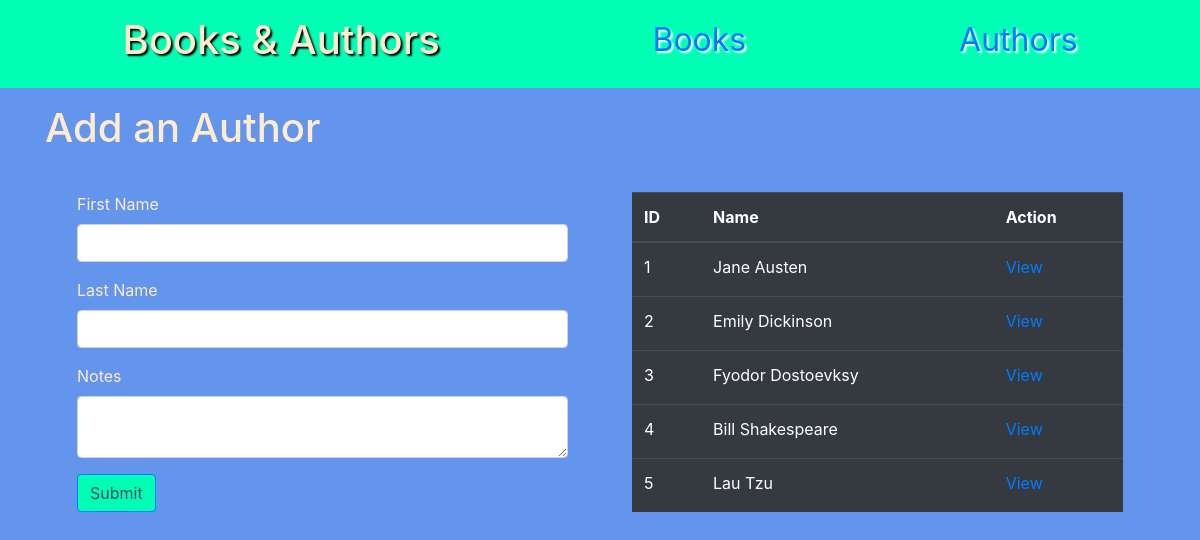
Page /authors on the earlier database version.
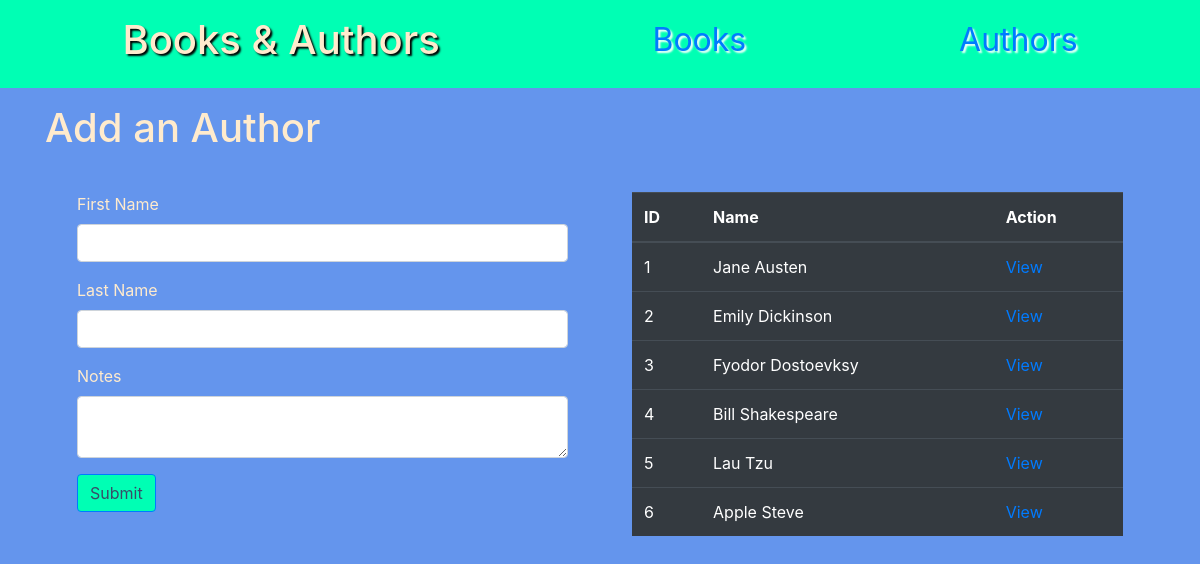
Same page on the later database version.
### books_authors_app/models.py (models this page shows)
class Author(models.Model):
    first_name = models.CharField(max_length = 45)
    last_name = models.CharField(max_length = 45)
    notes = models.TextField()
    books = models.ManyToManyField(Book, related_name = 'authors')
    created_at = models.DateTimeField(auto_now_add = True)
    updated_at = models.DateTimeField(auto_now = True)
    @property
    def full_name(self):
        return f"{self.first_name} {self.last_name}"

### books_authors_app/views.py (the view)
# urls.py: path('authors', views.authors),
def authors(request):
    return render(request, 'authors.html', {"authors": Author.objects.all()})

### books_authors_app/templates/authors.html (shortened to what this page needs)
<!DOCTYPE html>
<html lang="en">
<head>
    <link href="https://stackpath.bootstrapcdn.com/bootstrap/4.5.0/css/bootstrap.min.css" rel="stylesheet">
    {% load static %}
    <link rel="stylesheet" href="{% static 'style.css'%}">
</head>
<body>
    <nav>
        <h1>Books & Authors</h1>
        <a href="/">Books</a>
        <a href="/authors">Authors</a>
    </nav>
    <div class="container">
        <h1>Add an Author</h1>
        <section class="split-screen">
            <form action="/authors/create" method="post">
            <div class="form-group">
                <label for="first_name">First Name</label>
                <input type="text" name="first_name" id="first_name" class="form-control">
            </div>
            <div class="form-group">
                <label for="last_name">Last Name</label>
                <input type="text" name="last_name" id="last_name" class="form-control">
            </div>
            <div class="form-group">
                <label for="notes">Notes</label>
                <textarea name="notes" id="notes" class="form-control"></textarea>
            </div>
            <button class="btn btn-primary">Submit</button>
            </form>
            <table class="table table-dark">
                <thead>
                    <tr>
                        <th>ID</th>
                        <th>Name</th>
                        <th>Action</th>
                    </tr>
                </thead>
                <tbody>
                    {% for author in authors %}
                    <tr>
                        <td>{{ author.id }}</td>
                        <td>{{ author.full_name }}</td>
                        <td><a href="/authors/{{ author.id }}">View</a></td>
                    </tr>
                    {% endfor %}
                </tbody>
            </table>
        </section>
    </div>
</body>
</html>

Differences in the rows shown:
added Author: id "6", full_name "Apple Steve"
